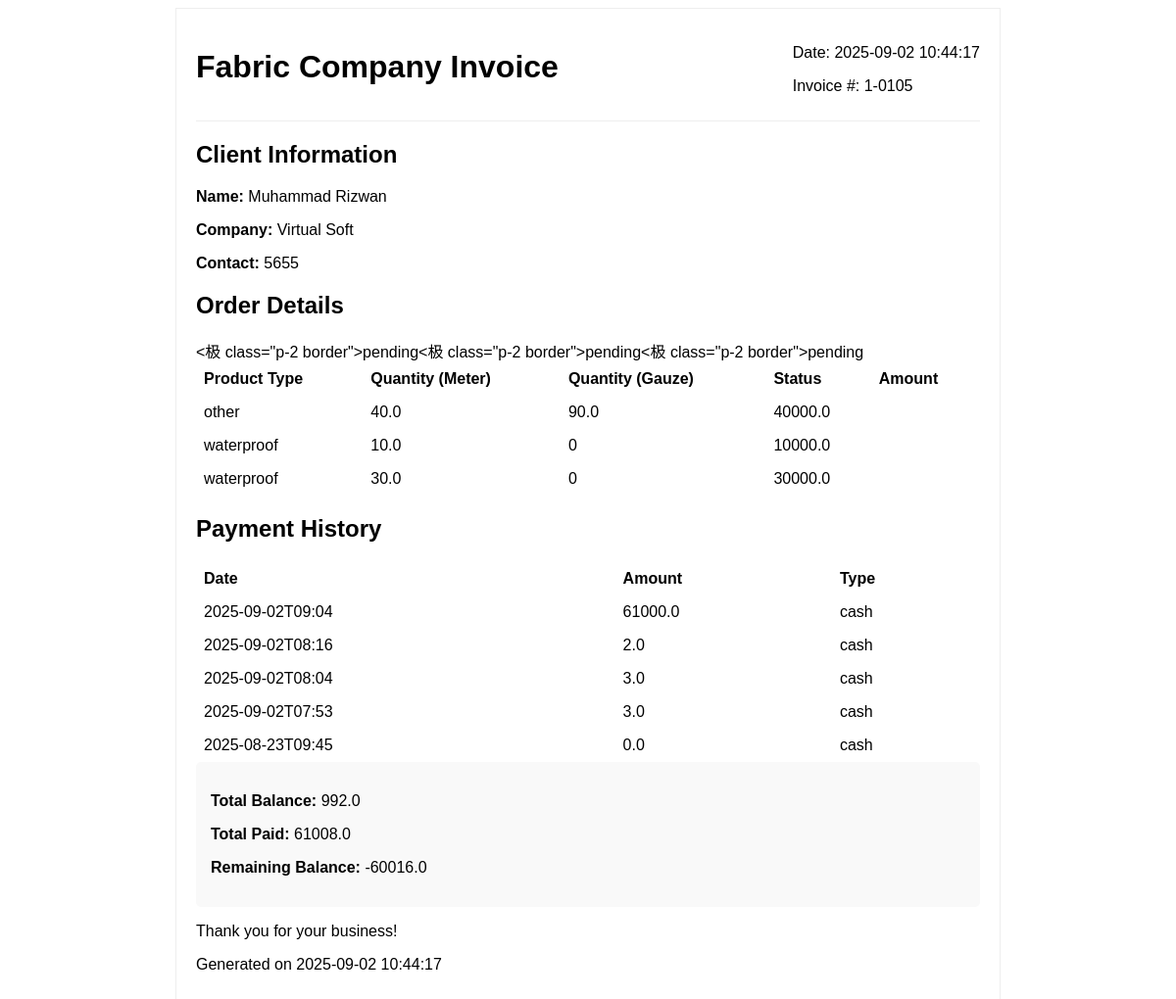
Page /generate_invoice/1 on the committed database.
### tables this page shows
CREATE TABLE clients (
            id INTEGER PRIMARY KEY AUTOINCREMENT,
            name TEXT NOT NULL,
            company_name TEXT,
            category TEXT NOT NULL,
            contact_no TEXT,
            status TEXT,
            product_balance REAL DEFAULT 0,
            notes TEXT
        );

CREATE TABLE client_fabrics (
            id INTEGER PRIMARY KEY AUTOINCREMENT,
            client_id INTEGER NOT NULL,
            cloth_type TEXT NOT NULL, -- canva, cotton
            quality TEXT,
            color TEXT,
            quantity_meter REAL,
            quantity_gauze REAL,
            processing_type TEXT, -- waterproof, heatproof, moom proof
            receiving_date TEXT,
            deadline TEXT,
            status TEXT, -- pending, in-process, complete
            notes TEXT,
            FOREIGN KEY (client_id) REFERENCES clients(id)
        );

CREATE TABLE client_payments (
            id INTEGER PRIMARY KEY AUTOINCREMENT,
            client_id INTEGER NOT NULL,
            amount REAL NOT NULL,
            type TEXT NOT NULL, -- cash, account
            date TEXT NOT NULL,
            notes TEXT,
            FOREIGN KEY (client_id) REFERENCES clients(id)
        );

### app.py (the view)
@app.route('/generate_invoice/<int:client_id>')
def generate_invoice(client_id):
    conn = get_db_connection()
    cursor = conn.cursor()
    cursor.execute("SELECT * FROM clients WHERE id = ?", (client_id,))
    client = cursor.fetchone()
    cursor.execute("SELECT * FROM client_fabrics WHERE client_id = ?", (client_id,))
    fabrics = cursor.fetchall()
    cursor.execute("SELECT * FROM client_payments WHERE client_id = ? ORDER BY date DESC", (client_id,))
    payments = cursor.fetchall()
    conn.close()
    if client:
        total_paid = sum(p['amount'] for p in payments)
        remaining_balance = client['product_balance'] - total_paid
        invoice_html = render_template('invoice_template.html',
                                     client=dict(client),
                                     fabrics=[dict(f) for f in fabrics],
                                     payments=[dict(p) for p in payments],
                                     total_paid=total_paid,
                                     remaining_balance=remaining_balance,
                                     invoice_date=datetime.now().strftime("%Y-%m-%d %H:%M:%S"))
        return invoice_html
    return "Invoice not found or client not found.", 404

### database.py (called while the page is built)
def get_db_connection():
    conn = sqlite3.connect(DATABASE)
    conn.row_factory = sqlite3.Row  # This allows us to access columns by name
    return conn

### templates/invoice_template.html (shortened to what this page needs)
<div class="invoice-container">
    <div class="invoice-header">
        <h1 class="text-2xl font-bold">Fabric Company Invoice</h1>
        <div class="invoice-meta">
            <p>Date: {{ invoice_date }}</p>
            <p>Invoice #: {{ client.id }}-{{ "%04d" | format(client.id*100 + payments|length) }}</p>
        </div>
    </div>
    <div class="client-info">
        <h2 class="text-xl font-semibold">Client Information</h2>
        <p><strong>Name:</strong> {{ client.name }}</p>
        <p><strong>Company:</strong> {{ client.company_name or 'N/A' }}</p>
        <p><strong>Contact:</strong> {{ client.contact_no or 'N/A' }}</p>
    </div>
    <div class="invoice-items mt-6">
        <h2 class="text-xl font-semibold">Order Details</h2>
        <table class="w-full border-collapse">
            <thead>
                <tr class="bg-gray-100">
                    <th class="p-2 border">Product Type</th>
                    <th class="p-2 border">Quantity (Meter)</th>
                    <th class="p-2 border">Quantity (Gauze)</th>
                    <th class="p-2 border">Status</th>
                    <th class="p-2 border">Amount</th>
                </tr>
            </thead>
            <tbody>
                {% for fabric in fabrics %}
                <tr>
                    <td class="p-2 border">{{ fabric.cloth_type }}</td>
                    <td class="p-2 border">{{ fabric.quantity_meter or '0' }}</td>
                    <td class="p-2 border">{{ fabric.quantity_gauze or '0' }}</td>
                    <td class="p-2 border">
                        {% if fabric.quantity_meter %}
                            {{ fabric.quantity_meter * 1000 }}
                        {% else %}
                            0
                        {% endif %}
                    </td>
                </tr>
                {% endfor %}
            </tbody>
        </table>
    </div>
    <div class="payment-details mt-6">
        <h2 class="text-xl font-semibold">Payment History</h2>
        <table class="w-full border-collapse">
            <thead>
                <tr class="bg-gray-100">
                    <th class="p-2 border">Date</th>
                    <th class="p-2 border">Amount</th>
                    <th class="p-2 border">Type</th>
                </tr>
            </thead>
            <tbody>
                {% for payment in payments %}
                <tr>
                    <td class="p-2 border">{{ payment.date }}</td>
                    <td class="p-2 border">{{ payment.amount }}</td>
                    <td class="p-2 border">{{ payment.type }}</td>
                </tr>
                {% endfor %}
            </tbody>
        </table>
    </div>
    <div class="invoice-summary mt-6">
        <div class="flex justify-between">
            <div>
                <p><strong>Total Balance:</strong> {{ client.product_balance }}</p>
                <p><strong>Total Paid:</strong> {{ total_paid }}</p>
            </div>
            <div class="text-right">
                <p class="text-xl"><strong>Remaining Balance:</strong> {{ remaining_balance }}</p>
            </div>
        </div>
    </div>
    <div class="invoice-footer mt-8">
        <p>Thank you for your business!</p>
        <p class="text-sm text-gray-500">Generated on {{ invoice_date }}</p>
    </div>
</div>

### templates/invoice_template.html (style rules this page uses)
.invoice-container { font-family: Arial, sans-serif; max-width: 800px; margin: 0 auto; padding: 20px; border: 1px solid #eee; }
.invoice-header { display: flex; justify-content: space-between; margin-bottom: 20px; padding-bottom: 10px; border-bottom: 1px solid #eee; }
.client-info { margin-bottom: 20px; }
table { width: 100%; border-collapse: collapse; }
th, td { text-align: left; padding: 8px; }
.invoice-summary { background-color: #f9f9f9; padding: 15px; border-radius: 5px; }

### rows in the picture
clients: id "1", name "Muhammad Rizwan", company_name "Virtual Soft", contact_no "5655", product_balance "992.0"
client_fabrics: cloth_type "other", quantity_meter "40.0", quantity_gauze "90.0", fabric.quantity_meter*1000 "40000.0"
client_fabrics: cloth_type "waterproof", quantity_meter "10.0", quantity_gauze "0", fabric.quantity_meter*1000 "10000.0"
client_fabrics: cloth_type "waterproof", quantity_meter "30.0", quantity_gauze "0", fabric.quantity_meter*1000 "30000.0"
client_payments: date "2025-09-02T09:04", amount "61000.0", type "cash"
client_payments: date "2025-09-02T08:16", amount "2.0", type "cash"
client_payments: date "2025-09-02T08:04", amount "3.0", type "cash"
client_payments: date "2025-09-02T07:53", amount "3.0", type "cash"
client_payments: date "2025-08-23T09:45", amount "0.0", type "cash"

### other values in the picture
{{ "%04d" | format(client.id*100 + payments|length) }} "0105"
{{ total_paid }} "61008.0"
{{ remaining_balance }} "-60016.0"
